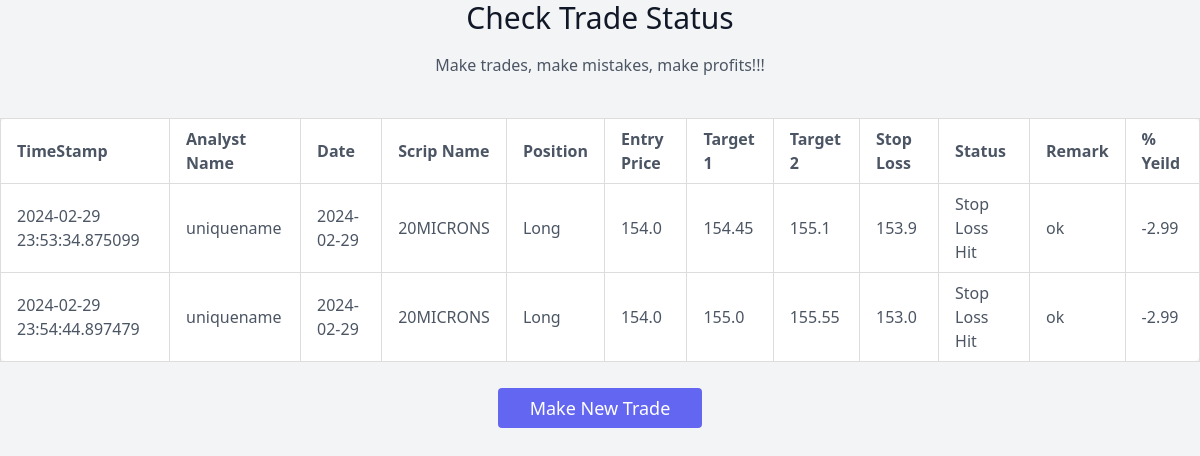
The app's page /trades (signed in) with its own data.
### models/models.py (models this page shows, shortened)
class CallBook(db.Model):
    __tablename__ = 'CallBook'
    id = db.Column(db.Integer, primary_key=True)
    TimeStamp = db.Column(db.TIMESTAMP, nullable=False)
    AnalystName = db.Column(db.String(50), nullable=False)
    Date = db.Column(db.Date, nullable=False)
    ScripName = db.Column(db.String(50), nullable=False)
    Position = db.Column(db.String(10), nullable=False)
    EntryPrice = db.Column(db.Float, nullable=False)
    Target1 = db.Column(db.Float, nullable=False)
    Target2 = db.Column(db.Float, nullable=False)
    StopLoss = db.Column(db.Float, nullable=False)
    Status = db.Column(db.String(50), nullable=False)
    GainLoss = db.Column(db.Float, nullable=True)
    Remark = db.Column(db.String(255), nullable=True)
    user_id = db.Column(db.Integer, db.ForeignKey('user.id'), nullable=False)
    user = db.relationship('User', backref='trades', lazy=True)

### app.py (the view)
@app.route('/trades')
def trades():
    user_id = session.get('user_id')
    if user_id is None:
        return redirect(url_for('login'))
    user=User.query.filter_by(id=user_id).first()
    decrypt_data_username=decrypt_data(user.username)
    if decrypt_data_username == 'admin':
        user_trades = CallBook.query.all()
    else:
        user_trades = CallBook.query.filter_by(user_id=user_id).all()
    return render_template('trades.html', user_trades=user_trades)

### encrypt.py (called while the page is built)
    def decrypt_data(encrypted_data):
        decrypted_data = cipher_suite.decrypt(encrypted_data).decode()
        return decrypted_data

### templates/trades.html (shortened to what this page needs)
<!DOCTYPE html>
<html lang="en">
<head>
    <link rel="stylesheet" href="{{ url_for('static', filename='css/trades.css') }}">
    <link href="https://unpkg.com/tailwindcss@^2.0/dist/tailwind.min.css" rel="stylesheet">
</head>
<body class="bg-gray-100">
    <section class="text-gray-600 body-font">
        <div class="text-center mb-10 px-4 md:px-0">
            <h1 class="sm:text-3xl text-2xl font-medium text-center title-font text-gray-900 mb-4">Check Trade Status</h1>
            <p class="text-base leading-relaxed xl:w-2/4 lg:w-3/4 mx-auto">Make trades, make mistakes, make profits!!!</p>
        </div>
        <div class="overflow-x-auto">
            <table class="w-full table-auto bg-white rounded-lg">
                <thead>
                    <tr>
                        <th class="px-4 py-2">TimeStamp</th>
                        <th class="px-4 py-2">Analyst Name</th>
                        <th class="px-4 py-2">Date</th>
                        <th class="px-4 py-2">Scrip Name</th>
                        <th class="px-4 py-2">Position</th>
                        <th class="px-4 py-2">Entry Price</th>
                        <th class="px-4 py-2">Target 1</th>
                        <th class="px-4 py-2">Target 2</th>
                        <th class="px-4 py-2">Stop Loss</th>
                        <th class="px-4 py-2">Status</th>
                        <th class="px-4 py-2">Remark</th>
                        <th class="px-4 py-2">% Yeild</th>
                    </tr>
                </thead>
                <tbody>
                    {% for trade in user_trades %}
                        <tr>
                            <td class="border px-4 py-2">{{ trade.TimeStamp }}</td>
                            <td class="border px-4 py-2">{{ trade.AnalystName }}</td>
                            <td class="border px-4 py-2">{{ trade.Date }}</td>
                            <td class="border px-4 py-2">{{ trade.ScripName }}</td>
                            <td class="border px-4 py-2">{{ trade.Position }}</td>
                            <td class="border px-4 py-2">{{ trade.EntryPrice }}</td>
                            <td class="border px-4 py-2">{{ trade.Target1 }}</td>
                            <td class="border px-4 py-2">{{ trade.Target2 }}</td>
                            <td class="border px-4 py-2">{{ trade.StopLoss }}</td>
                            <td class="border px-4 py-2">{{trade.Status}}</td>
                            <td class="border px-4 py-2">{{ trade.Remark }}</td>
                            <td class="border px-4 py-2">{{trade.GainLoss}}</td>
                        </tr>
                    {% endfor %}
                </tbody>
            </table>
        </div>
        <div class="text-center mt-8">
            <a href="{{ url_for('callbook') }}" class="text-white bg-indigo-500 border-0 py-2 px-8 focus:outline-none hover:bg-indigo-600 rounded text-lg">Make New Trade</a>
        </div>
    </section>
</body>
</html>

### static/css/trades.css (style rules this page uses)
table { width: 100%; border-collapse: collapse; }
th, td { border: 1px solid #ddd; padding: 8px; text-align: left; }

### records on screen
CallBook: TimeStamp "2024-02-29 23:53:34.875099", AnalystName "uniquename", Date "2024-02-29", ScripName "20MICRONS", Position "Long", EntryPrice "154.0", Target1 "154.45", Target2 "155.1", StopLoss "153.9", Status "Stop Loss Hit", Remark "ok", GainLoss "-2.99"
CallBook: TimeStamp "2024-02-29 23:54:44.897479", AnalystName "uniquename", Date "2024-02-29", ScripName "20MICRONS", Position "Long", EntryPrice "154.0", Target1 "155.0", Target2 "155.55", StopLoss "153.0", Status "Stop Loss Hit", Remark "ok", GainLoss "-2.99"
